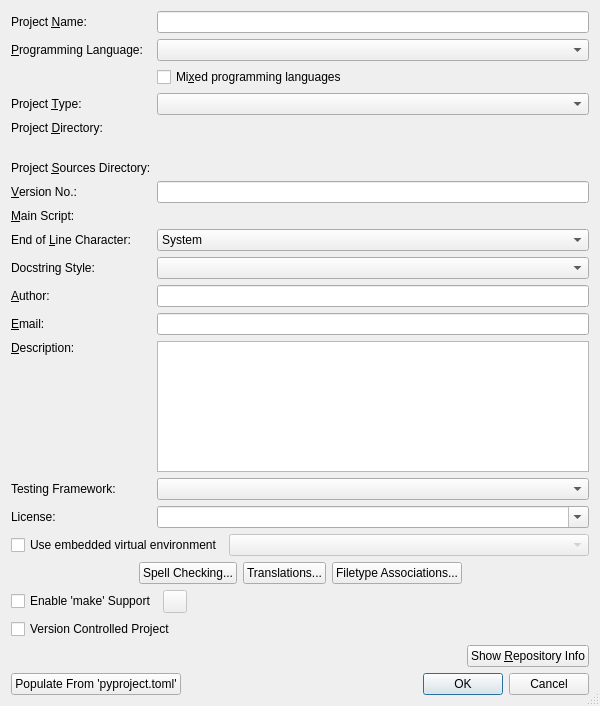
<?xml version="1.0" encoding="UTF-8"?>
<ui version="4.0">
 <class>PropertiesDialog</class>
 <widget class="QDialog" name="PropertiesDialog">
  <property name="geometry">
   <rect>
    <x>0</x>
    <y>0</y>
    <width>600</width>
    <height>706</height>
   </rect>
  </property>
  <property name="maximumSize">
   <size>
    <width>16777215</width>
    <height>16777215</height>
   </size>
  </property>
  <property name="windowTitle">
   <string>Project Properties</string>
  </property>
  <property name="whatsThis">
   <string>&lt;b&gt;Project Properties Dialog&lt;/b&gt;
&lt;p&gt;This dialog is used to show and edit the projects properties.&lt;/p&gt;
&lt;p&gt;If the project is controlled by a version control system, the &quot;Show Repository Info&quot; button displays information about the repository.&lt;/p&gt;</string>
  </property>
  <property name="sizeGripEnabled">
   <bool>true</bool>
  </property>
  <layout class="QVBoxLayout" name="verticalLayout">
   <item>
    <layout class="QFormLayout" name="formLayout">
     <item row="0" column="0">
      <widget class="QLabel" name="nameLabel">
       <property name="text">
        <string>Project &amp;Name:</string>
       </property>
       <property name="buddy">
        <cstring>nameEdit</cstring>
       </property>
      </widget>
     </item>
     <item row="0" column="1">
      <widget class="QLineEdit" name="nameEdit">
       <property name="toolTip">
        <string>Enter the project name</string>
       </property>
       <property name="whatsThis">
        <string>&lt;b&gt;Project Name&lt;/b&gt;
&lt;p&gt;Enter the project name&lt;/p&gt;</string>
       </property>
       <property name="clearButtonEnabled">
        <bool>true</bool>
       </property>
      </widget>
     </item>
     <item row="1" column="0">
      <widget class="QLabel" name="textLabel1">
       <property name="text">
        <string>&amp;Programming Language:</string>
       </property>
       <property name="buddy">
        <cstring>languageComboBox</cstring>
       </property>
      </widget>
     </item>
     <item row="1" column="1">
      <widget class="QComboBox" name="languageComboBox">
       <property name="toolTip">
        <string>Select the project's programming language</string>
       </property>
      </widget>
     </item>
     <item row="2" column="1">
      <widget class="QCheckBox" name="mixedLanguageCheckBox">
       <property name="toolTip">
        <string>Select, if the project uses other programming languages as well</string>
       </property>
       <property name="text">
        <string>Mi&amp;xed programming languages</string>
       </property>
       <property name="shortcut">
        <string>Alt+X</string>
       </property>
      </widget>
     </item>
     <item row="3" column="0">
      <widget class="QLabel" name="textLabel1_2">
       <property name="text">
        <string>Project &amp;Type:</string>
       </property>
       <property name="buddy">
        <cstring>projectTypeComboBox</cstring>
       </property>
      </widget>
     </item>
     <item row="3" column="1">
      <widget class="QComboBox" name="projectTypeComboBox">
       <property name="toolTip">
        <string>Select the type of the project</string>
       </property>
      </widget>
     </item>
     <item row="4" column="0">
      <widget class="QLabel" name="dirLabel">
       <property name="text">
        <string>Project &amp;Directory:</string>
       </property>
       <property name="buddy">
        <cstring>dirPicker</cstring>
       </property>
      </widget>
     </item>
     <item row="4" column="1">
      <widget class="EricPathPicker" name="dirPicker" native="true">
       <property name="sizePolicy">
        <sizepolicy hsizetype="Expanding" vsizetype="Preferred">
         <horstretch>0</horstretch>
         <verstretch>0</verstretch>
        </sizepolicy>
       </property>
       <property name="focusPolicy">
        <enum>Qt::FocusPolicy::StrongFocus</enum>
       </property>
       <property name="toolTip">
        <string>Enter the project directory</string>
       </property>
       <property name="whatsThis">
        <string>&lt;b&gt;Project Directory&lt;/b&gt;
&lt;p&gt;Enter the project directory. You may select it
 with a dialog by pressing the button to the right.&lt;/p&gt;</string>
       </property>
      </widget>
     </item>
     <item row="6" column="0">
      <widget class="QLabel" name="dirLabel_2">
       <property name="text">
        <string>Project &amp;Sources Directory:</string>
       </property>
       <property name="buddy">
        <cstring>dirPicker</cstring>
       </property>
      </widget>
     </item>
     <item row="6" column="1">
      <widget class="EricPathPicker" name="srcDirPicker" native="true">
       <property name="sizePolicy">
        <sizepolicy hsizetype="Expanding" vsizetype="Preferred">
         <horstretch>0</horstretch>
         <verstretch>0</verstretch>
        </sizepolicy>
       </property>
       <property name="focusPolicy">
        <enum>Qt::FocusPolicy::StrongFocus</enum>
       </property>
       <property name="toolTip">
        <string>Enter the project sources subdirectory (leave empty, if sources are directly in the project directory).</string>
       </property>
       <property name="whatsThis">
        <string>&lt;b&gt;Project Directory&lt;/b&gt;
&lt;p&gt;Enter the project directory. You may select it
 with a dialog by pressing the button to the right.&lt;/p&gt;</string>
       </property>
      </widget>
     </item>
     <item row="7" column="0">
      <widget class="QLabel" name="versionLabel">
       <property name="text">
        <string>&amp;Version No.:</string>
       </property>
       <property name="buddy">
        <cstring>versionEdit</cstring>
       </property>
      </widget>
     </item>
     <item row="7" column="1">
      <widget class="QLineEdit" name="versionEdit">
       <property name="toolTip">
        <string>Enter the version number</string>
       </property>
       <property name="whatsThis">
        <string>&lt;b&gt;Version No.&lt;/b&gt;
&lt;p&gt;Enter the version no.&lt;/p&gt;</string>
       </property>
       <property name="clearButtonEnabled">
        <bool>true</bool>
       </property>
      </widget>
     </item>
     <item row="8" column="0">
      <widget class="QLabel" name="mainscriptLabel">
       <property name="text">
        <string>&amp;Main Script:</string>
       </property>
       <property name="buddy">
        <cstring>mainscriptPicker</cstring>
       </property>
      </widget>
     </item>
     <item row="8" column="1">
      <widget class="EricPathPicker" name="mainscriptPicker" native="true">
       <property name="sizePolicy">
        <sizepolicy hsizetype="Expanding" vsizetype="Preferred">
         <horstretch>0</horstretch>
         <verstretch>0</verstretch>
        </sizepolicy>
       </property>
       <property name="focusPolicy">
        <enum>Qt::FocusPolicy::StrongFocus</enum>
       </property>
       <property name="toolTip">
        <string>Enter the main script</string>
       </property>
       <property name="whatsThis">
        <string>&lt;b&gt;Main Script&lt;/b&gt;
&lt;p&gt;Enter the main script of the project. You may select it
 with a dialog by pressing the button to the right.&lt;/p&gt;</string>
       </property>
      </widget>
     </item>
     <item row="9" column="0">
      <widget class="QLabel" name="eolLabel">
       <property name="text">
        <string>End of &amp;Line Character:</string>
       </property>
       <property name="buddy">
        <cstring>eolComboBox</cstring>
       </property>
      </widget>
     </item>
     <item row="9" column="1">
      <widget class="QComboBox" name="eolComboBox">
       <property name="toolTip">
        <string>Select the end of line character to be used by the project</string>
       </property>
       <item>
        <property name="text">
         <string>System</string>
        </property>
       </item>
       <item>
        <property name="text">
         <string>Unix</string>
        </property>
       </item>
       <item>
        <property name="text">
         <string>Macintosh</string>
        </property>
       </item>
       <item>
        <property name="text">
         <string>Windows/DOS</string>
        </property>
       </item>
      </widget>
     </item>
     <item row="10" column="0">
      <widget class="QLabel" name="label">
       <property name="text">
        <string>Docstring Style:</string>
       </property>
      </widget>
     </item>
     <item row="10" column="1">
      <widget class="QComboBox" name="docstringStyleComboBox">
       <property name="toolTip">
        <string>Select the docstring style for the project</string>
       </property>
      </widget>
     </item>
     <item row="11" column="0">
      <widget class="QLabel" name="authorLabel">
       <property name="text">
        <string>&amp;Author:</string>
       </property>
       <property name="buddy">
        <cstring>authorEdit</cstring>
       </property>
      </widget>
     </item>
     <item row="11" column="1">
      <widget class="QLineEdit" name="authorEdit">
       <property name="toolTip">
        <string>Enter author's name</string>
       </property>
       <property name="whatsThis">
        <string>&lt;b&gt;Author&lt;/b&gt;
&lt;p&gt;Enter the name of the author.&lt;/p&gt;</string>
       </property>
       <property name="clearButtonEnabled">
        <bool>true</bool>
       </property>
      </widget>
     </item>
     <item row="12" column="0">
      <widget class="QLabel" name="emailLabel">
       <property name="text">
        <string>&amp;Email:</string>
       </property>
       <property name="buddy">
        <cstring>emailEdit</cstring>
       </property>
      </widget>
     </item>
     <item row="12" column="1">
      <widget class="QLineEdit" name="emailEdit">
       <property name="toolTip">
        <string>Enter author's email</string>
       </property>
       <property name="whatsThis">
        <string>&lt;b&gt;Email&lt;/b&gt;
&lt;p&gt;Enter the email address of the author&lt;/p&gt;</string>
       </property>
       <property name="clearButtonEnabled">
        <bool>true</bool>
       </property>
      </widget>
     </item>
     <item row="13" column="0">
      <widget class="QLabel" name="descriptionLabel">
       <property name="text">
        <string>&amp;Description:</string>
       </property>
       <property name="alignment">
        <set>Qt::AlignmentFlag::AlignTop</set>
       </property>
       <property name="buddy">
        <cstring>descriptionEdit</cstring>
       </property>
      </widget>
     </item>
     <item row="13" column="1">
      <widget class="EricSpellCheckedTextEdit" name="descriptionEdit">
       <property name="toolTip">
        <string>Enter description</string>
       </property>
       <property name="whatsThis">
        <string>&lt;b&gt;Description&lt;/b&gt;
&lt;p&gt;Enter a short description for the project.&lt;/p&gt;</string>
       </property>
       <property name="tabChangesFocus">
        <bool>true</bool>
       </property>
       <property name="acceptRichText">
        <bool>false</bool>
       </property>
      </widget>
     </item>
     <item row="14" column="0">
      <widget class="QLabel" name="label_2">
       <property name="text">
        <string>Testing Framework:</string>
       </property>
      </widget>
     </item>
     <item row="14" column="1">
      <widget class="QComboBox" name="testingFrameworkComboBox">
       <property name="toolTip">
        <string>Select the testing framework used by the project</string>
       </property>
      </widget>
     </item>
     <item row="15" column="0">
      <widget class="QLabel" name="label_3">
       <property name="text">
        <string>License:</string>
       </property>
      </widget>
     </item>
     <item row="15" column="1">
      <widget class="QComboBox" name="licenseComboBox">
       <property name="sizePolicy">
        <sizepolicy hsizetype="Expanding" vsizetype="Fixed">
         <horstretch>0</horstretch>
         <verstretch>0</verstretch>
        </sizepolicy>
       </property>
       <property name="toolTip">
        <string>Enter or select the project license</string>
       </property>
       <property name="editable">
        <bool>true</bool>
       </property>
      </widget>
     </item>
     <item row="5" column="1">
      <widget class="QLabel" name="dirInfoLabel">
       <property name="wordWrap">
        <bool>true</bool>
       </property>
      </widget>
     </item>
    </layout>
   </item>
   <item>
    <layout class="QHBoxLayout" name="horizontalLayout_4">
     <item>
      <widget class="QCheckBox" name="embeddedVenvCheckBox">
       <property name="toolTip">
        <string>Select this to create and use a project embedded virtual environment</string>
       </property>
       <property name="text">
        <string>Use embedded virtual environment</string>
       </property>
      </widget>
     </item>
     <item>
      <widget class="QComboBox" name="embeddedVenvTypeComboBox">
       <property name="enabled">
        <bool>false</bool>
       </property>
       <property name="sizePolicy">
        <sizepolicy hsizetype="Expanding" vsizetype="Fixed">
         <horstretch>0</horstretch>
         <verstretch>0</verstretch>
        </sizepolicy>
       </property>
       <property name="toolTip">
        <string>Select the type of the embedded environment</string>
       </property>
      </widget>
     </item>
    </layout>
   </item>
   <item>
    <layout class="QHBoxLayout" name="horizontalLayout_3">
     <item>
      <spacer name="horizontalSpacer_3">
       <property name="orientation">
        <enum>Qt::Orientation::Horizontal</enum>
       </property>
       <property name="sizeHint" stdset="0">
        <size>
         <width>40</width>
         <height>20</height>
        </size>
       </property>
      </spacer>
     </item>
     <item>
      <widget class="QPushButton" name="spellPropertiesButton">
       <property name="toolTip">
        <string>Press to edit the spell checking properties</string>
       </property>
       <property name="text">
        <string>Spell Checking...</string>
       </property>
      </widget>
     </item>
     <item>
      <widget class="QPushButton" name="transPropertiesButton">
       <property name="toolTip">
        <string>Press to edit the translations properties</string>
       </property>
       <property name="text">
        <string>Translations...</string>
       </property>
      </widget>
     </item>
     <item>
      <widget class="QPushButton" name="filetypesButton">
       <property name="toolTip">
        <string>Press to edit the filetype associations</string>
       </property>
       <property name="text">
        <string>Filetype Associations...</string>
       </property>
      </widget>
     </item>
     <item>
      <spacer name="horizontalSpacer_4">
       <property name="orientation">
        <enum>Qt::Orientation::Horizontal</enum>
       </property>
       <property name="sizeHint" stdset="0">
        <size>
         <width>40</width>
         <height>20</height>
        </size>
       </property>
      </spacer>
     </item>
    </layout>
   </item>
   <item>
    <layout class="QHBoxLayout" name="horizontalLayout">
     <item>
      <widget class="QCheckBox" name="makeCheckBox">
       <property name="toolTip">
        <string>Select to activate the 'make' support</string>
       </property>
       <property name="text">
        <string>Enable 'make' Support</string>
       </property>
      </widget>
     </item>
     <item>
      <widget class="QToolButton" name="makeButton">
       <property name="enabled">
        <bool>false</bool>
       </property>
       <property name="toolTip">
        <string>Press to open a dialog to enter the 'make' parameters</string>
       </property>
       <property name="text">
        <string/>
       </property>
      </widget>
     </item>
     <item>
      <spacer name="horizontalSpacer_6">
       <property name="orientation">
        <enum>Qt::Orientation::Horizontal</enum>
       </property>
       <property name="sizeHint" stdset="0">
        <size>
         <width>40</width>
         <height>20</height>
        </size>
       </property>
      </spacer>
     </item>
    </layout>
   </item>
   <item>
    <widget class="QCheckBox" name="vcsCheckBox">
     <property name="toolTip">
      <string>Select to create a version controlled project</string>
     </property>
     <property name="text">
      <string>Version Controlled Project</string>
     </property>
    </widget>
   </item>
   <item>
    <layout class="QHBoxLayout" name="_2">
     <item>
      <widget class="QLabel" name="vcsLabel">
       <property name="sizePolicy">
        <sizepolicy hsizetype="MinimumExpanding" vsizetype="Preferred">
         <horstretch>0</horstretch>
         <verstretch>0</verstretch>
        </sizepolicy>
       </property>
       <property name="text">
        <string/>
       </property>
      </widget>
     </item>
     <item>
      <widget class="QPushButton" name="vcsInfoButton">
       <property name="toolTip">
        <string>Press to show information about the repository</string>
       </property>
       <property name="text">
        <string>Show &amp;Repository Info</string>
       </property>
       <property name="shortcut">
        <string>Alt+R</string>
       </property>
      </widget>
     </item>
    </layout>
   </item>
   <item>
    <layout class="QHBoxLayout" name="horizontalLayout_2">
     <item>
      <widget class="QPushButton" name="populateButton">
       <property name="toolTip">
        <string>Press to populate the dialog with data of a 'pyproject.toml' file.</string>
       </property>
       <property name="text">
        <string>Populate From 'pyproject.toml'</string>
       </property>
      </widget>
     </item>
     <item>
      <spacer name="horizontalSpacer">
       <property name="orientation">
        <enum>Qt::Orientation::Horizontal</enum>
       </property>
       <property name="sizeHint" stdset="0">
        <size>
         <width>40</width>
         <height>20</height>
        </size>
       </property>
      </spacer>
     </item>
     <item>
      <widget class="QDialogButtonBox" name="buttonBox">
       <property name="orientation">
        <enum>Qt::Orientation::Horizontal</enum>
       </property>
       <property name="standardButtons">
        <set>QDialogButtonBox::StandardButton::Cancel|QDialogButtonBox::StandardButton::Ok</set>
       </property>
      </widget>
     </item>
    </layout>
   </item>
  </layout>
 </widget>
 <pixmapfunction>qPixmapFromMimeSource</pixmapfunction>
 <customwidgets>
  <customwidget>
   <class>EricPathPicker</class>
   <extends>QWidget</extends>
   <header>eric7/EricWidgets/EricPathPicker.h</header>
   <container>1</container>
  </customwidget>
  <customwidget>
   <class>EricSpellCheckedTextEdit</class>
   <extends>QTextEdit</extends>
   <header>eric7/EricWidgets/EricSpellCheckedTextEdit.h</header>
  </customwidget>
 </customwidgets>
 <tabstops>
  <tabstop>nameEdit</tabstop>
  <tabstop>languageComboBox</tabstop>
  <tabstop>mixedLanguageCheckBox</tabstop>
  <tabstop>projectTypeComboBox</tabstop>
  <tabstop>dirPicker</tabstop>
  <tabstop>srcDirPicker</tabstop>
  <tabstop>versionEdit</tabstop>
  <tabstop>mainscriptPicker</tabstop>
  <tabstop>eolComboBox</tabstop>
  <tabstop>docstringStyleComboBox</tabstop>
  <tabstop>authorEdit</tabstop>
  <tabstop>emailEdit</tabstop>
  <tabstop>descriptionEdit</tabstop>
  <tabstop>testingFrameworkComboBox</tabstop>
  <tabstop>licenseComboBox</tabstop>
  <tabstop>embeddedVenvCheckBox</tabstop>
  <tabstop>embeddedVenvTypeComboBox</tabstop>
  <tabstop>spellPropertiesButton</tabstop>
  <tabstop>transPropertiesButton</tabstop>
  <tabstop>filetypesButton</tabstop>
  <tabstop>makeCheckBox</tabstop>
  <tabstop>makeButton</tabstop>
  <tabstop>vcsCheckBox</tabstop>
  <tabstop>vcsInfoButton</tabstop>
  <tabstop>populateButton</tabstop>
 </tabstops>
 <resources/>
 <connections>
  <connection>
   <sender>buttonBox</sender>
   <signal>accepted()</signal>
   <receiver>PropertiesDialog</receiver>
   <slot>accept()</slot>
   <hints>
    <hint type="sourcelabel">
     <x>466</x>
     <y>695</y>
    </hint>
    <hint type="destinationlabel">
     <x>57</x>
     <y>529</y>
    </hint>
   </hints>
  </connection>
  <connection>
   <sender>buttonBox</sender>
   <signal>rejected()</signal>
   <receiver>PropertiesDialog</receiver>
   <slot>reject()</slot>
   <hints>
    <hint type="sourcelabel">
     <x>552</x>
     <y>695</y>
    </hint>
    <hint type="destinationlabel">
     <x>145</x>
     <y>531</y>
    </hint>
   </hints>
  </connection>
  <connection>
   <sender>makeCheckBox</sender>
   <signal>toggled(bool)</signal>
   <receiver>makeButton</receiver>
   <slot>setEnabled(bool)</slot>
   <hints>
    <hint type="sourcelabel">
     <x>160</x>
     <y>600</y>
    </hint>
    <hint type="destinationlabel">
     <x>190</x>
     <y>601</y>
    </hint>
   </hints>
  </connection>
  <connection>
   <sender>embeddedVenvCheckBox</sender>
   <signal>toggled(bool)</signal>
   <receiver>embeddedVenvTypeComboBox</receiver>
   <slot>setEnabled(bool)</slot>
   <hints>
    <hint type="sourcelabel">
     <x>85</x>
     <y>521</y>
    </hint>
    <hint type="destinationlabel">
     <x>262</x>
     <y>520</y>
    </hint>
   </hints>
  </connection>
 </connections>
</ui>
